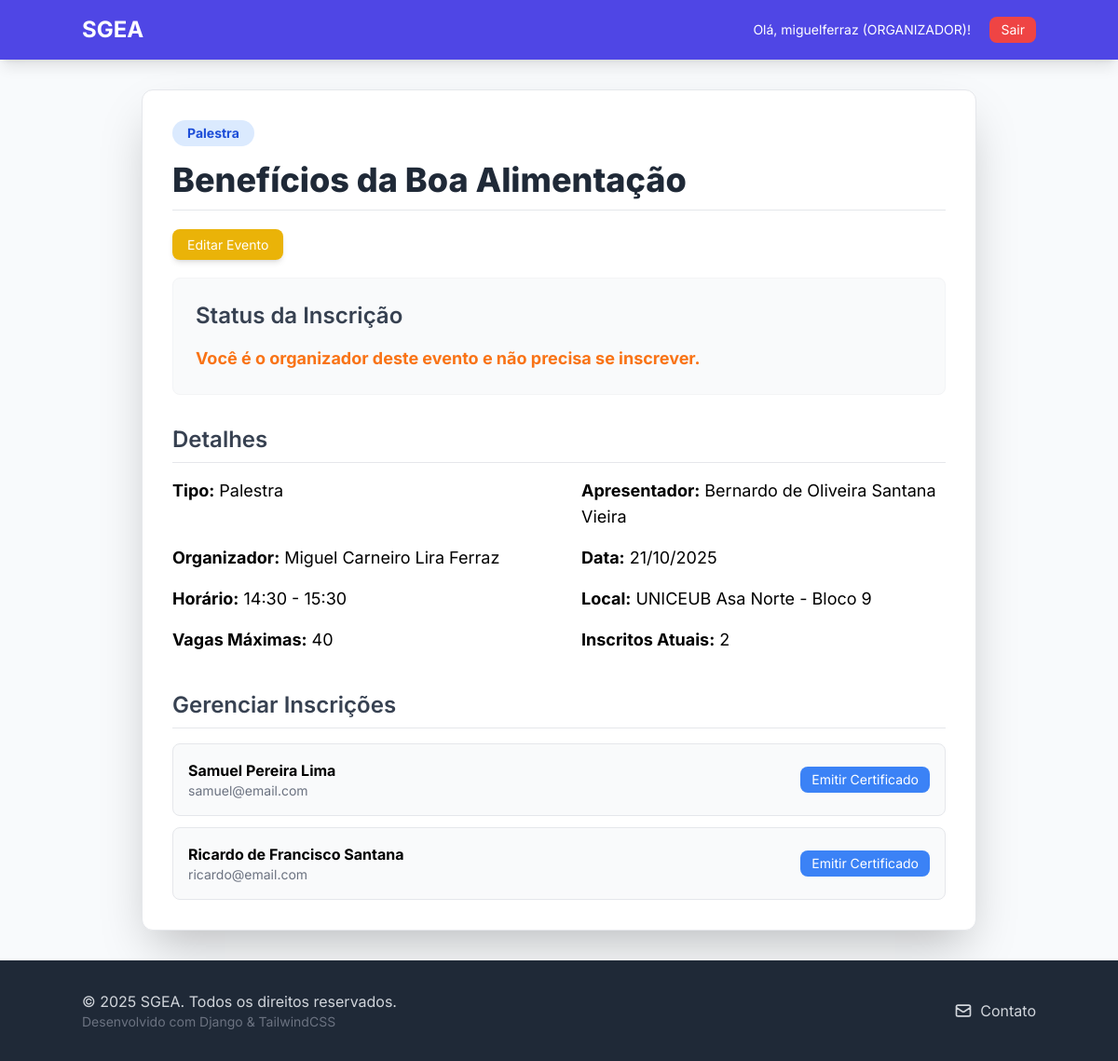
/eventos/2/ (signed in), run on the app's committed database.
### users/models.py (models this page shows, shortened)
class Usuario(AbstractUser):
    telefone = models.CharField(max_length=15, verbose_name='Telefone', blank=True, null=True)
    instituicao_ensino = models.CharField(
        max_length=100,
        verbose_name='Instituição de Ensino',
        blank=True,
        null=True
    )
    PERFIL_CHOICES = (
        ('ALUNO', 'Aluno'),
        ('PROFESSOR', 'Professor'),
        ('ORGANIZADOR', 'Organizador'),
    )
    perfil = models.CharField(
        max_length=15,
        choices=PERFIL_CHOICES,
        default='ALUNO',
        verbose_name='Perfil'
    )
    data_registro = models.DateTimeField(auto_now_add=True)
    class Meta:
        verbose_name = 'Usuário'
        verbose_name_plural = 'Usuários'

### events/models.py (models this page shows, shortened)
class Evento(models.Model):
    TIPO_CHOICES = (
        ('SEMINARIO', 'Seminário'),
        ('PALESTRA', 'Palestra'),
        ('MINICURSO', 'Minicurso'),
        ('SEMANA', 'Semana Acadêmica'),
    )
    nome_evento = models.CharField(max_length=255)
    apresentador = models.CharField(max_length=255)
    tipo_evento = models.CharField(max_length=50, choices=TIPO_CHOICES)
    data = models.DateField()
    horario_inicio = models.TimeField()
    horario_fim = models.TimeField()
    local = models.CharField(max_length=255)
    qtd_participantes = models.IntegerField(default=0)
    organizador_responsavel = models.ForeignKey(
        Usuario,
        on_delete=models.CASCADE,
        limit_choices_to={'perfil': 'ORGANIZADOR'} # Garante que apenas organizadores possam ser selecionados
    )

class Inscricao(models.Model):
    usuario = models.ForeignKey(Usuario, on_delete=models.CASCADE)
    evento = models.ForeignKey(Evento, on_delete=models.CASCADE)
    data_inscricao = models.DateTimeField(auto_now_add=True)
    certificado_emitido = models.BooleanField(default=False)
    class Meta:
        unique_together = ('usuario', 'evento')

### events/views.py (the view)
# urls.py: path('<int:pk>/', views.EventDetailView.as_view(), name='event_detail'),
class EventDetailView(LoginRequiredMixin, DetailView):
    model = Evento
    template_name = 'events/event_detail.html'
    context_object_name = 'object'
    def get_context_data(self, **kwargs):
        context = super().get_context_data(**kwargs)
        evento = self.get_object()
        user = self.request.user
        inscritos_atuais = Inscricao.objects.filter(evento=evento).count()
        vagas_disponiveis = evento.qtd_participantes - inscritos_atuais
        context['inscritos_atuais'] = inscritos_atuais
        context['vagas_disponiveis'] = max(0, vagas_disponiveis)
        context['is_inscrito'] = False
        context['is_certificado_emitido'] = False
        if user.is_authenticated:
            inscricao = Inscricao.objects.filter(usuario=user, evento=evento).first()
            context['inscricao'] = inscricao  # <-- PEQUENA ADIÇÃO AQUI
            if inscricao:
                context['is_inscrito'] = True
                context['is_certificado_emitido'] = inscricao.certificado_emitido
        return context

### events/templates/events/event_detail.html (shortened to what this page needs)
{% load static %}
<!DOCTYPE html>
<html lang="pt-br">
<head>
    <script src="https://cdn.tailwindcss.com"></script>
    <link rel="stylesheet" href="{% static 'css/base.css' %}">
</head>
<body>
    <nav class="p-4 shadow-lg">
        <div class="container mx-auto flex justify-between items-center">
            <a href="{% url 'inicio:home' %}" class="text-2xl font-bold text-white">SGEA</a>
            <div class="space-x-4">
                {% if user.is_authenticated %}
                    <span class="text-white text-sm">Olá, {{ user.username }} ({{ user.perfil }})!</span>
                    <form class="inline" method="post" action="{% url 'logout' %}">
                        <button type="submit" class="bg-red-500 hover:bg-red-600 text-white px-3 py-1 rounded-lg text-sm transition duration-200">Sair</button>
                    </form>
                {% endif %}
            </div>
        </div>
    </nav>
    <main class="container mx-auto p-4 md:p-8">
        <div class="max-w-4xl mx-auto bg-white p-8 rounded-xl shadow-2xl border border-gray-200">
            <span class="inline-block px-4 py-1 text-sm font-bold rounded-full bg-blue-100 text-blue-700 mb-4">{{ object.get_tipo_evento_display }}</span>
            <h2 class="text-4xl font-extrabold text-gray-800 mb-6 border-b pb-3">{{ object.nome_evento }}</h2>
            {% if user.is_authenticated and user == object.organizador_responsavel %}
                <div class="mb-6"><a href="{% url 'events:event_update' pk=object.pk %}" class="bg-yellow-500 hover:bg-yellow-600 text-white px-4 py-2 rounded-lg text-sm shadow-md transition duration-200">Editar Evento</a></div>
            {% endif %}
            <div class="bg-gray-50 p-6 rounded-lg mb-8 border border-gray-100">
                <h3 class="text-2xl font-semibold text-gray-700 mb-4">Status da Inscrição</h3>
                {% if user.is_authenticated %}
                    {% if is_inscrito %}
                        <p class="text-green-600 font-bold text-lg flex items-center"><svg xmlns="http://www.w3.org/2000/svg" class="h-6 w-6 mr-2" fill="none" viewBox="0 0 24 24" stroke="currentColor" stroke-width="2"><path stroke-linecap="round" stroke-linejoin="round" d="M9 12l2 2 4-4m6 2a9 9 0 11-18 0 9 9 0 0118 0z" /></svg>Você já está inscrito neste evento!</p>
                        {% if is_certificado_emitido %}
                            <p class="mt-2">
                                <a href="{% url 'events:generate_certificate' inscricao_id=inscricao.id %}" target="_blank" class="text-indigo-600 font-medium hover:text-indigo-500">✅ Baixar Certificado</a>
                            </p>
                        {% endif %}
                    {% elif vagas_disponiveis == 0 %}
                        <p class="text-red-600 font-bold text-lg">Evento Lotado!</p>
                    {% elif user == object.organizador_responsavel %}
                        <p class="text-orange-500 font-bold text-lg">Você é o organizador deste evento e não precisa se inscrever.</p>
                    {% elif user.get_full_name == object.apresentador %}
                        <p class="text-blue-500 font-bold text-lg">Você é o apresentador deste evento.</p>
                    {% endif %}
                {% else %}
                     <p class="text-gray-600 text-lg">Faça <a href="{% url 'login' %}" class="text-indigo-600 font-medium hover:text-indigo-500">Login</a> para se inscrever neste evento.</p>
                {% endif %}
            </div>
            <h3 class="text-2xl font-semibold text-gray-700 mb-4 border-b pb-2">Detalhes</h3>
            <div class="grid grid-cols-1 md:grid-cols-2 gap-x-12 gap-y-4 text-lg">
                <p><strong>Tipo:</strong> {{ object.get_tipo_evento_display }}</p>
                <p><strong>Apresentador:</strong> {{ object.apresentador }}</p>
                <p><strong>Organizador:</strong> {{ object.organizador_responsavel.get_full_name|default:object.organizador_responsavel.username }}</p>
                <p><strong>Data:</strong> {{ object.data|date:"d/m/Y" }}</p>
                <p><strong>Horário:</strong> {{ object.horario_inicio|time:"H:i" }} - {{ object.horario_fim|time:"H:i" }}</p>
                <p><strong>Local:</strong> {{ object.local }}</p>
                <p><strong>Vagas Máximas:</strong> {{ object.qtd_participantes }}</p>
                <p><strong>Inscritos Atuais:</strong> {{ inscritos_atuais }}</p>
            </div>
            {% if user.is_authenticated and user == object.organizador_responsavel %}
                <div class="mt-10">
                    <h3 class="text-2xl font-semibold text-gray-700 mb-4 border-b pb-2">Gerenciar Inscrições</h3>
                    {% if object.inscricao_set.all %}
                        <ul class="space-y-3">
                            {% for inscricao in object.inscricao_set.all %}
                                <li class="p-4 bg-gray-50 rounded-lg flex justify-between items-center border">
                                    <div>
                                        <p class="font-bold">{{ inscricao.usuario.get_full_name|default:inscricao.usuario.username }}</p>
                                        <p class="text-sm text-gray-500">{{ inscricao.usuario.email }}</p>
                                    </div>
                                    <div>
                                        {% if inscricao.certificado_emitido %}
                                            <span class="text-green-600 font-bold">✓ Certificado Emitido</span>
                                        {% else %}
                                            <form method="post" action="{% url 'events:emitir_certificado' inscricao_id=inscricao.id %}">
                                                <button type="submit" class="bg-blue-500 hover:bg-blue-600 text-white px-3 py-1 rounded-lg text-sm">Emitir Certificado</button>
                                            </form>
                                        {% endif %}
                                    </div>
                                </li>
                            {% endfor %}
                        </ul>
                    {% else %}
                        <p class="text-gray-500">Ainda não há inscritos neste evento.</p>
                    {% endif %}
                </div>
            {% endif %}
        </div>
    </main>
    {% include 'inicio/partials/footer.html' %}
</body>
</html>

### sgea_core/static/css/base.css (style rules this page uses)
html { height: 100%; }
body { display: flex; flex-direction: column; min-height: 100%; font-family: 'Inter', sans-serif; margin: 0; padding: 0; box-sizing: border-box; -webkit-font-smoothing: antialiased; background-color: #f8fafc; }
main { flex-grow: 1; }
nav { background-color: #4f46e5; }
a { transition: color 0.2s; }

### data on the page
Usuario: username "miguelferraz", perfil "ORGANIZADOR"
Evento: tipo_evento "Palestra", nome_evento "Benefícios da Boa Alimentação", apresentador "Bernardo de Oliveira Santana Vieira", organizador_responsavel.get_full_name "Miguel Carneiro Lira Ferraz", data "21/10/2025", horario_inicio "14:30", horario_fim "15:30", local "UNICEUB Asa Norte - Bloco 9", qtd_participantes "40"
Inscricao: usuario.get_full_name "Samuel Pereira Lima", usuario.email "samuel@email.com", certificado_emitido "Emitir Certificado"
Inscricao: usuario.get_full_name "Ricardo de Francisco Santana", usuario.email "ricardo@email.com", certificado_emitido "Emitir Certificado"

### other printed values
{{ inscritos_atuais }} "2"
